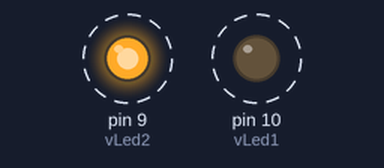
Recording of a sketch running on a simulated Arduino Uno, built with avr-gcc and run on an emulated ATmega328P. Parts: output pins drawn as LEDs (lit = HIGH). Dashed ring = blinking.

Above: at 0.1 s.
Timing chart, 0 to 3.0 s (numbered marks = the images above):
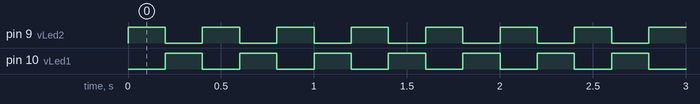

The sketch:

ledPisca1-2-2-1.ino
```cpp
//Variavel Global
int vLed1 = 10; //porta 10
int vLed2 = 9; //porta 9
int vDelay = 200; //delay entre eles
int vPisca = 0; //variavel sendo uma bolean liga e desliga

void setup()
{
  // faz com que a porta fique como saida
  pinMode(vLed1,OUTPUT);
  pinMode(vLed2,OUTPUT);

}

void loop()
{
  // chama o void
  Sirene();

}


//se vPisca = 1 ele liga a led 10 e apaga a 9
// senao liga a 9 e apaga a 10
void Sirene()
{
  if (vPisca == 1)
  {
     digitalWrite(vLed1, HIGH);
     digitalWrite(vLed2, LOW);
     delay(vDelay);
     vPisca = 2;
  }
   else
   {
     digitalWrite(vLed2, HIGH);
     digitalWrite(vLed1, LOW);
     delay(vDelay);
     vPisca = 1;
   }
}
```

Measured:
- by itself, pin 9 (vLed2), pin 10 (vLed1): alternates HIGH for 0.20 s and LOW for 0.20 s
